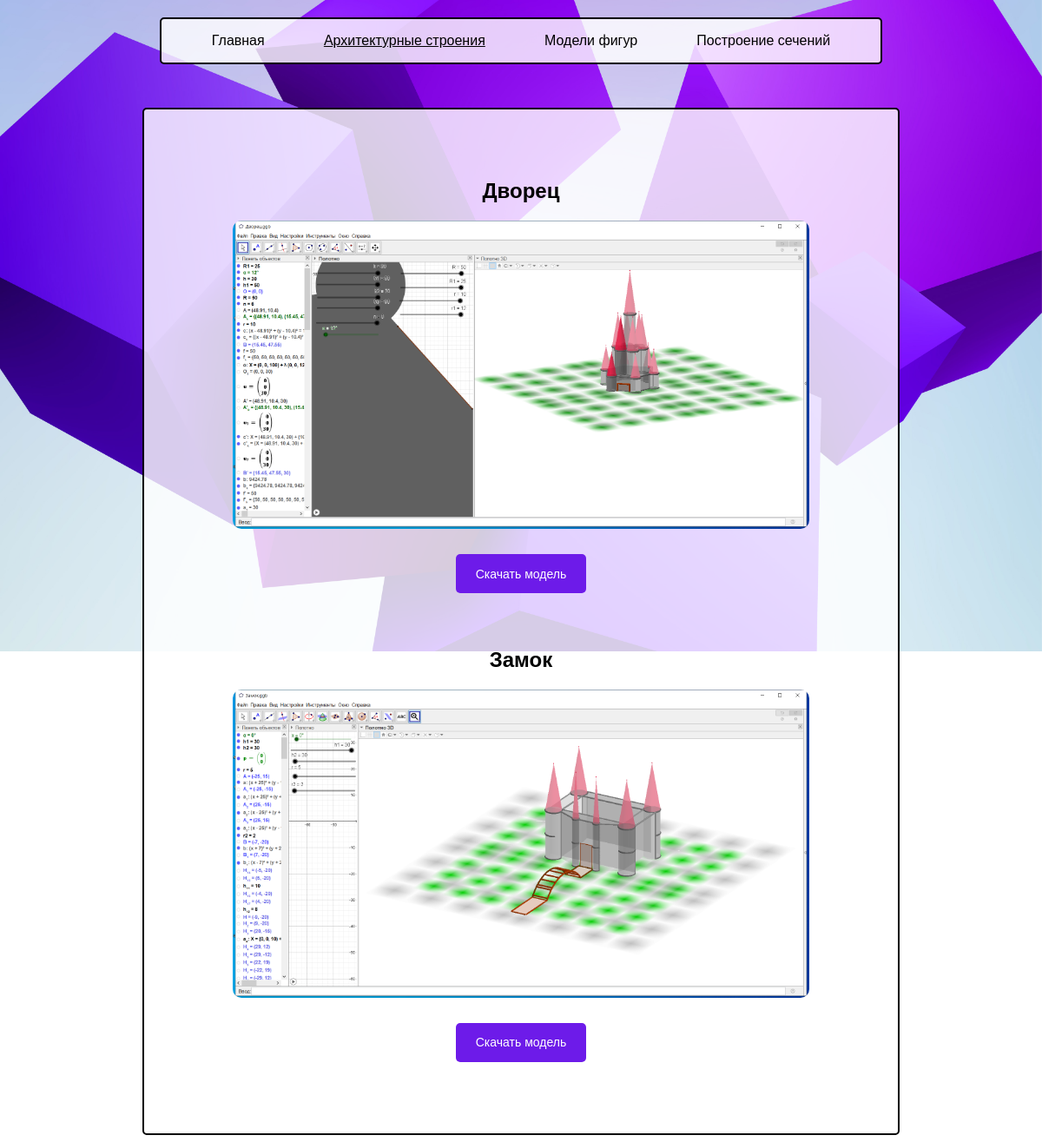
Page /buildings.php on the committed database.
### tables this page shows
CREATE TABLE IF NOT EXISTS `data` (
  `id` int NOT NULL AUTO_INCREMENT,
  `name` varchar(100) DEFAULT NULL,
  `photo` varchar(512) DEFAULT NULL,
  `link` varchar(512) DEFAULT NULL,
  `type` varchar(50) DEFAULT NULL,
  PRIMARY KEY (`id`)
);

### buildings.php (the view, shortened to what this page needs)
<!DOCTYPE html>
<html lang="en">
<head>
    <link rel="stylesheet" href="css/styles.css">
</head>
<body>
    <header>
        <div class="a-container">
            <a href="/">Главная</a>
            <a href="buildings"  class="text-decor">Архитектурные строения</a>
            <a href="models">Модели фигур</a>
            <a href="cuts">Построение сечений</a>
        </div>
    </header>
    <main>
        <div class="text-container">
            <?php
            $con = mysqli_connect("localhost", "root", "", "DB");
            mysqli_set_charset($con, "utf8");
            if ($con == false) {
                echo ("Ошибка подключения: " . mysqli_connect_error());
            }
            else {
                $sql = "SELECT name, photo, link FROM data where type='buildings'";
                $result = mysqli_query($con, $sql);
                $rows = mysqli_fetch_all($result, MYSQLI_ASSOC);
                foreach ($rows as $row) {
                    echo (
                    "<div class='model'>
                        <h2>{$row['name']}</h2>
                        <img class='model__img' src='images/buildings/{$row['photo']}' alt='Модель'>
                        <a href='{$row['link']}'><button>Скачать модель</button></a>
                    </div>"
                    );
                }
            }
            ?>
        </div>
    </main>
</body>
</html>

### css/styles.css (style rules this page uses)
body { background: url('../images/background.jpg') fixed no-repeat; background-size: 100%; font-family: 'Franklin Gothic Medium', 'Arial Narrow', Arial, sans-serif; }
header { background: rgba(255,255,255,0.8); width: 70%; height: 50px; margin: 20px auto 0 auto; border-radius: 5px; align-items: center; border: solid 2px; }
a { text-decoration: none; color: black; line-height: 50px; margin: 0 10px 0 10px; display: inline; }
.text-decor { text-decoration: underline; }
.a-container { display: flex; justify-content: space-evenly; }
.text-container { background: rgba(255,255,255,0.8); width: 70%; margin: 50px auto 0 auto; border-radius: 5px; align-items: center; border: solid 2px; text-align: justify; padding: 20px; }
.model { width: 80%; margin: 60px auto; text-align: center; }
.model__img { max-width: 100%; border-radius: 10px; margin: auto; }
.model button { background-color: #6d1be9; border-radius: 5px; color: white; font-size: 14px; cursor: pointer; border: none; width: 150px; height: 45px; margin: auto; margin-top: 25px; }

### rows in the picture
data: name "Дворец", photo (picture)
data: name "Замок", photo (picture)
